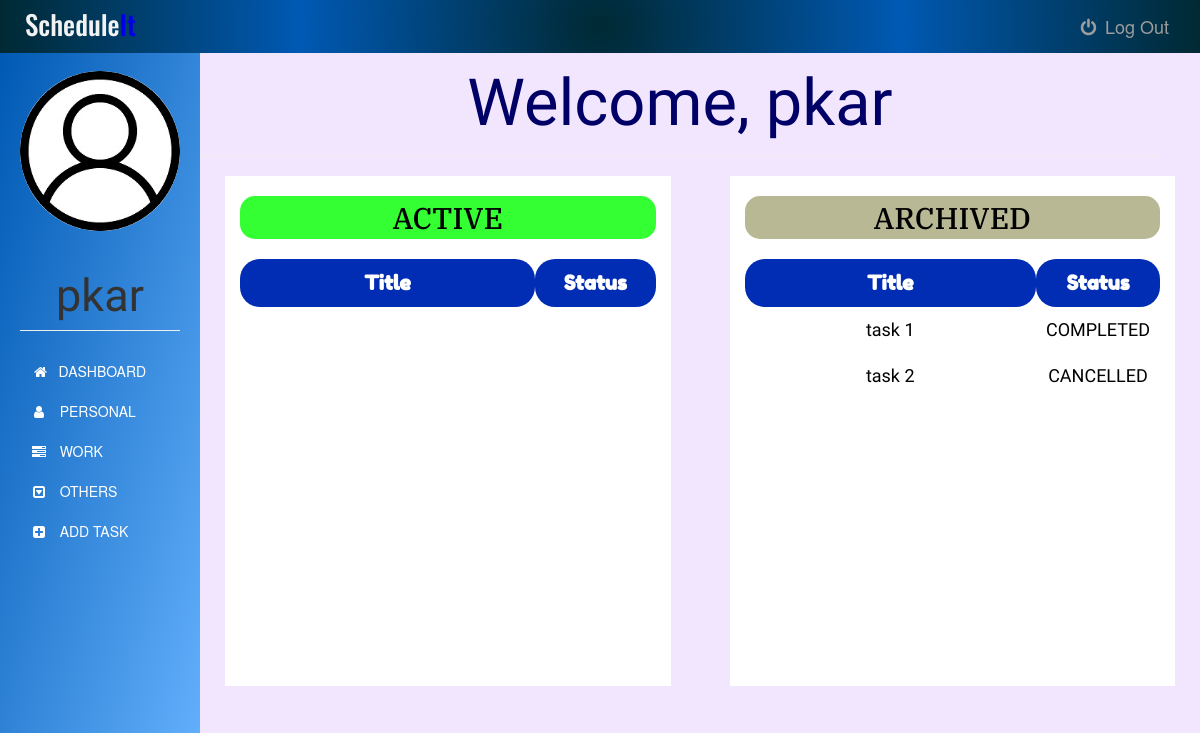
The page /dashboard (signed in) on the database its author committed.
### app.py (models this page shows)
class User(UserMixin, db.Model):
    id = db.Column(db.Integer, primary_key=True)
    username = db.Column(db.String(15), unique=True, nullable=False)
    email = db.Column(db.String(50), unique=True, nullable=False)
    password = db.Column(db.String(80), unique=True, nullable=False)
    tasks = db.relationship('Task', backref='author', lazy=True)

class Task(db.Model):
    id = db.Column(db.Integer, primary_key=True)
    title = db.Column(db.Text, nullable=False)
    date = db.Column(db.Date, nullable=False)
    content = db.Column(db.Text, nullable=False)
    WorkType = db.Column(db.Text, nullable=False)
    priority = db.Column(db.Text)
    status = db.Column(db.Text, nullable=False, default='NEW')
    user_id = db.Column(db.Integer, db.ForeignKey('user.id'), nullable=False)

### app.py (the view)
@app.route('/dashboard')
@login_required
def dashboard():
    tasks = Task.query.filter_by(user_id=current_user.id)
    return render_template('dashboard.html', tasks= tasks, name=current_user.username, tdate=date.today())

### app.py (called while the page is built)
@login_manager.user_loader
def load_user(user_id):
    return User.query.get(int(user_id))

### templates/dashboard.html (shortened to what this page needs)
{% extends "bootstrap/base.html" %}
{% block styles %}
{{super()}}
<link rel="stylesheet" href="{{url_for('.static', filename='dashboard.css')}}">
<link rel="stylesheet" href="https://maxcdn.bootstrapcdn.com/font-awesome/4.7.0/css/font-awesome.min.css">
{% endblock %}
{% block content %}
    <nav class="navbar navbar-inverse navbar-fixed-top">
      <div class="container-fluid">
        <div class="navbar-header">
          <center><h3><span>Schedule</span>It</h3></center>
        </div>
        <div class="navbar-collapse">
          <ul class="nav navbar-nav">
            <li>
              <a href="{{ url_for('logout') }}">
              <i class="fa fa-power-off fa-fw" aria-hidden="true"></i>
              Log Out
              </a>
            </li>
          </ul>
          </div>
      </div>
    </nav>
    <div class="container-fluid">
      <div class="row">
        <nav class=" sidebar">
          <div class="image img-cir img-120">
            <center>
              <img src="{{url_for('static', filename='user-icon.jpg')}}" width="250" height="200" class="img-responsive"/>
            </center>
            <center>
              <h1 class="page-header">{{ name }}</h1>
            </center>
          </div>
          <div>
            <div class="nav nav-sidebar">
              <ul class="nav nav-sidebar">
                <li>
                  <a class="list-group-item" href="#">
                    &nbsp;<i class="fa fa-home" aria-hidden="true"></i>&nbsp;&nbsp; DASHBOARD
                  </a>
                </li>
                <li>
                  <a class="list-group-item" href="{{ url_for('personaltask') }}">
                    <i class="fa fa-user fa-fw" aria-hidden="true"></i>&nbsp;&nbsp; PERSONAL
                  </a>
                </li>
                <li>
                  <a class="list-group-item" href="{{ url_for('worktask') }}">
                    <i class="fa fa-tasks fa-fw" aria-hidden="true"></i>&nbsp;&nbsp; WORK
                  </a>
                </li>
                <li>
                  <a class="list-group-item" href="{{ url_for('othertask') }}">
                    <i class="fa fa-caret-square-o-down fa-fw" aria-hidden="true"></i>&nbsp;&nbsp; OTHERS
                  </a>
                </li>
                <li>
                  <a class="list-group-item" href="{{ url_for('addtask') }}">
                    <i class="fa fa-plus-square fa-fw" aria-hidden="true"></i>&nbsp;&nbsp; ADD TASK
                  </a>
                </li>
              </ul>
            </div>
          </div>
        </nav>
        <div class="col-sm-9 col-sm-offset-2 col-md-10 col-md-offset-2 main">
          <center><h1 class="page-header">Welcome, {{ name }}</h1></center>
          <div class="row">
          <div class="col-md-5 col-md-offset-0 content-active">
            <h2>ACTIVE</h2>
            <table>
              <thead>
                <tr>
                  <th class="title">Title</th>
                  <th class="status">Status</th>
                </tr>
              </thead>
            </table>
          </div>
          <div class=" col-md-5 col-md-offset-0 content-archive">
            <h2>ARCHIVED</h2>
            <table>
              <thead>
                <tr>
                  <th class="title">Title</th>
                  <th class="status">Status</th>
                </tr>
              </thead>
              <tbody>
                {% for task in tasks %}
                  {% if (task.status != "NEW" and task.status != "IN PROGRESS" and task.status != "NOT STARTED") or tdate > task.date %}
                  <tr>
                    <td class="title">{{task.title}}</td>
                    {% if tdate > task.date and (task.status !="CANCELLED" or task.status !="COMPLETED") %}
                      <td class="status">NOT COMPLETED</td>
                    {% else %}
                      <td class="status">{{task.status}}</td>
                    {% endif %}
                  </tr>
                  {% endif %}
                {% endfor %}
              </tbody>
            </table>
          </div>
          </div>
        </div>
      </div>
    </div>
{% endblock %}

### static/dashboard.css (style rules this page uses)
body { padding-top: 50px; background-color: #f2e6ff; }
.navbar-fixed-top { border: 0; }
.navbar { background-image: radial-gradient(circle, #002933,#0059b3, #002933); }
.navbar-header h3 { font-family: 'Oswald', sans-serif; font-size: 27px; margin: 10px; color: #0000e6; }
.navbar-header span { font-size: 27px; color: #f2f2f2; }
.navbar-collapse ul { float: right; margin: 3px; list-style: none; }
.navbar-collapse ul li { float: left; }
.navbar-collapse ul li a { display: block; margin: 0px; padding: 13px; font-size: 18px; text-decoration: none; }
.sidebar { width: 200px; position: fixed; top: 51px; bottom: 0; left: 0; z-index: 1000; display: block; padding: 20px; overflow-x: hidden; overflow-y: auto; background-image: linear-gradient(to bottom right, #0059b3, #66b3ff); }
.sidebar .page-header { font-size: 45px; font-family: 'Tenali Ramakrishna', sans-serif; }
.nav-sidebar { margin-right: -21px; margin-bottom: 20px; margin-left: -20px; }
.nav-sidebar > li > a { padding-right: 20px; padding-left: 50px; }
.nav-sidebar ul li a { background-color: transparent; color: white; border: none; }
.nav-sidebar a { display: none; }
.row img { border-radius: 50%; }
.main { padding: 20px; margin-top: 1px; right: 20px; }
.main .page-header { margin-top: -18px; padding:15px; font-size: 65px; color: #000066; font-family: 'Tenali Ramakrishna', sans-serif; }
.main .content-active { background-color: white; float: left; width: 48%; height: 510px; margin-left: 2px; overflow: auto; }
.main .content-archive { background-color: white; float: right; width: 48%; height: 510px; overflow: auto; }
.main .content-active h2 { text-align: center; padding: 5px; background-color: #33ff33; color: black; border-radius: 15px; font-family: 'IBM Plex Serif', serif; }
.main .content-active table { width: 100%; margin-bottom: 25px; margin-top: 20px; }
.main .content-active table thead tr th { padding: 10px; text-align: center; color: white; background-color: #002db3; border-radius: 20px; font-size: 20px; font-family: 'Fredoka One', cursive; }
.main .content-archive h2 { text-align: center; padding: 5px; background-color: #b8b894; color: black; border-radius: 15px; font-family: 'IBM Plex Serif', serif; }
.main .content-archive table { width: 100%; margin-bottom: 25px; margin-top: 20px; }
.main .content-archive table thead tr th { padding: 10px; text-align: center; color: white; background-color: #002db3; border-radius: 20px; font-size: 20px; font-family: 'Fredoka One', cursive; }
.main .content-archive table tbody tr td { padding: 10px; text-align: center; color: black; font-size: 18px; font-family: 'Ubuntu Condensed', sans-serif; }
.main .title { width: 71%; }
.main .status { width: 29%; }
@media only screen and (max-width: 1400px) { .main .content-active { background-color: white; float: left; width: 45%; height: 510px; margin-left: 40px; overflow: auto; } }
@media only screen and (max-width: 1400px) { .main .content-archive { background-color: white; float: right; width: 45%; height: 510px; overflow: auto; } }

### rows shown on the page
User: username "pkar"
Task: title "task 1", status "COMPLETED"
Task: title "task 2", status "CANCELLED"
